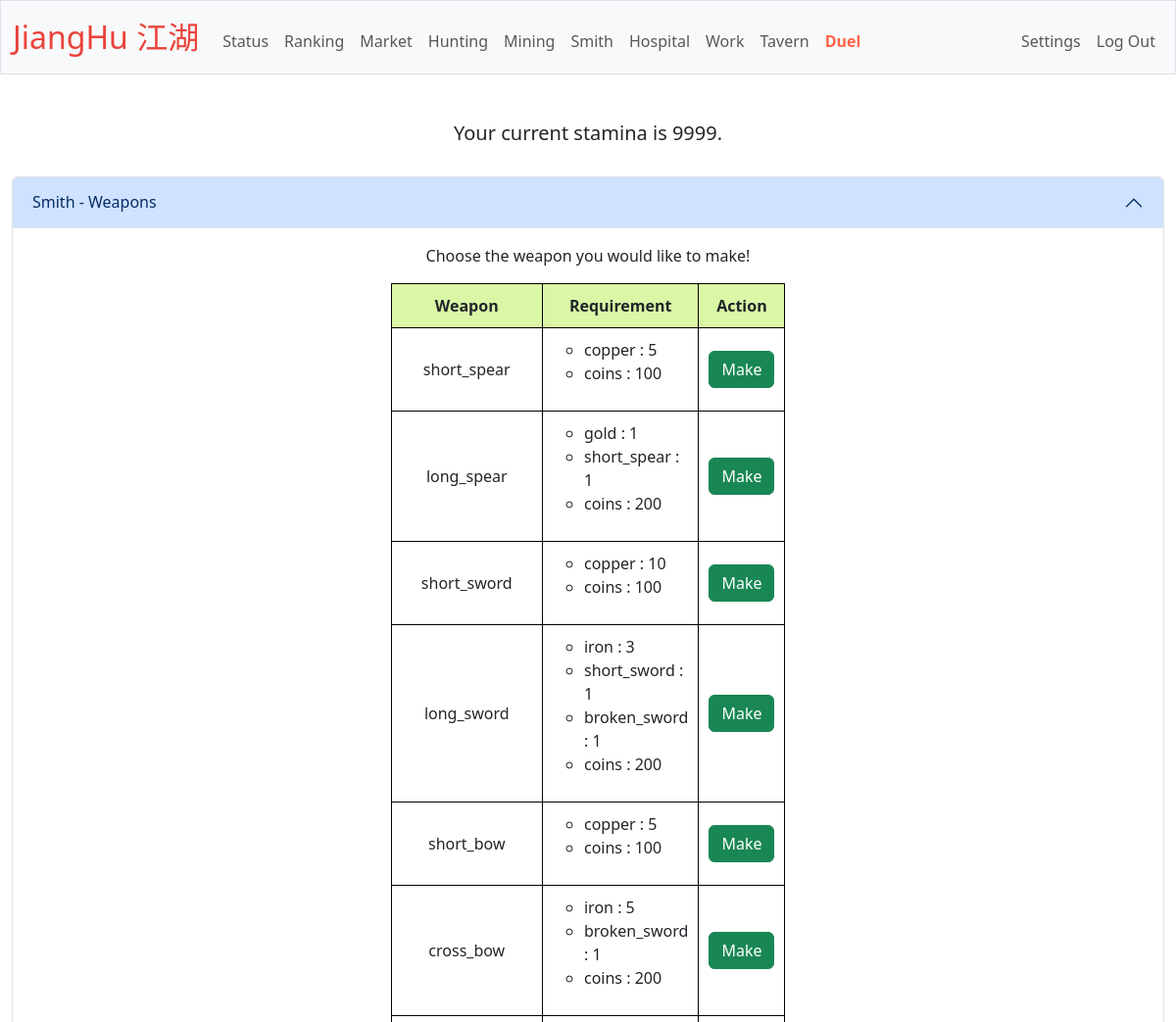
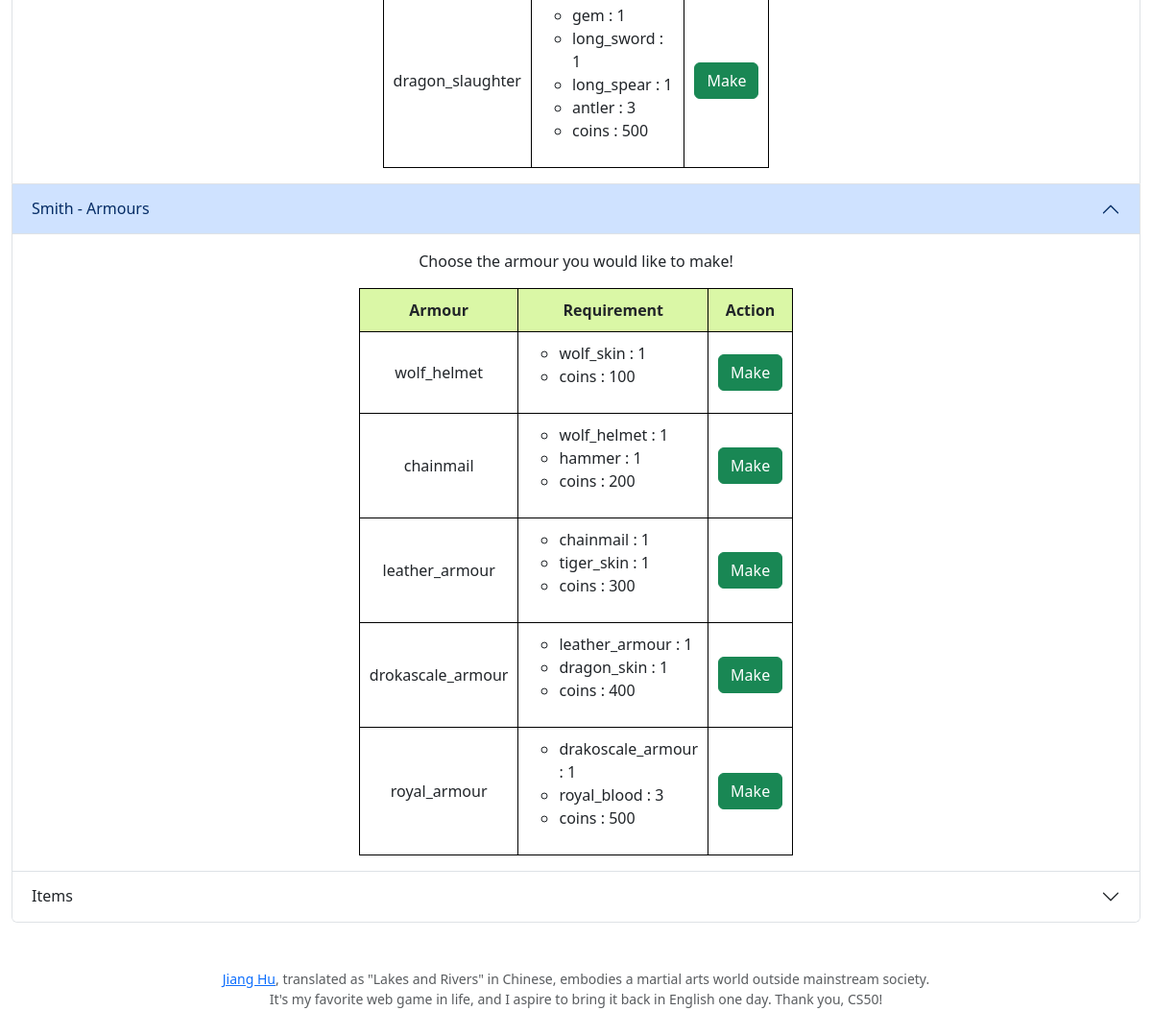
/smith (signed in), run on the app's committed database (2 pictures, top to bottom).
### tables this page shows
CREATE TABLE 'user_status' (
userid INTEGER NOT NULL, 
stamina INTEGER NOT NULL DEFAULT 100,
coins INTEGER NOT NULL DEFAULT 100,
hp INTEGER NOT NULL DEFAULT 100,'attk' INTEGER NOT NULL DEFAULT 1,'def' INTEGER NOT NULL DEFAULT 1,
weapon TEXT,'armour' TEXT, 'exp' INTEGER NOT NULL DEFAULT 0, 'time_in' DATETIME,
FOREIGN KEY (userid) REFERENCES users(id)
);

CREATE TABLE items (
userid INTEGER NOT NULL, 
name TEXT NOT NULL,
category TEXT NOT NULL DEFAULT normal,
quantity INTEGER NOT NULL CHECK (quantity >=0),
FOREIGN KEY (userid) REFERENCES users(id)
);

### app.py (the view)
@app.route("/smith", methods=["GET", "POST"])
@login_required
def smith():
    user_items = db.execute("SELECT name, quantity, category FROM items WHERE userid = ?", session["user_id"])
    profile = db.execute("SELECT stamina, coins FROM user_status WHERE userid = ?", session["user_id"])
    profile = profile[0]
    player_inventory = {}
    for item in user_items:
        player_inventory[item['name']] = item['quantity']
    weapons_file_path = os.path.join(os.getcwd(), "static", "weapons.json")
    armours_file_path = os.path.join(os.getcwd(), "static", "armours.json")
    with open(weapons_file_path, "r") as f:
        smith_weapons = json.load(f)
    with open(armours_file_path, "r") as g:
        smith_armours = json.load(g)
    if request.method == "POST":
        if request.form.get("weapon"):
            weapon_request = request.form.get("weapon")
            weapon_requirements = get_weapon_requirements(weapon_request)
            requirements = separate_coin_requirements(weapon_requirements)
            coins = requirements[1]
            weapon_requirements = requirements[0]
            user_coins = db.execute("SELECT coins FROM user_status WHERE userid = ?", session['user_id'])
            user_coins = user_coins[0]['coins']
            if user_coins < coins:
                return apology("You have not enough coins", 400)
            result = has_sufficient_materials(player_inventory, weapon_requirements)
            if result == False:
                return apology("You have not enough materials to make the weapon!", 400)
            else:
                flash("You just made a weapon!")
                new_coins = db.execute("UPDATE user_status SET coins = coins - ? WHERE userid = ?", coins, session['user_id'])
                for material, quantity in weapon_requirements.items():
                    db.execute("UPDATE items SET quantity = quantity - ? WHERE userid = ? AND name = ?",
                            quantity, session['user_id'], material)
                for item in user_items:
                    if item['name'] == weapon_request:
                        db.execute("UPDATE items SET quantity = quantity + 1 WHERE userid = ? AND name = ?",
                                session['user_id'], weapon_request)
                        return redirect("/")
                db.execute("INSERT INTO items (userid, name, category, quantity) VALUES (?, ?, 'weapon', 1)",
                            session['user_id'], weapon_request)
                return redirect("/")
        elif request.form.get("armour"):
            armour_request = request.form.get("armour")
            armour_requirements = get_armour_requirements(armour_request)
            requirements = separate_coin_requirements(armour_requirements)
            coins = requirements[1]
            armour_requirements = requirements[0]
            user_coins = db.execute("SELECT coins FROM user_status WHERE userid = ?", session['user_id'])
            user_coins = user_coins[0]['coins']
            if user_coins < coins:
                return apology("You have not enough coins", 400)
            result = has_sufficient_materials(player_inventory, armour_requirements)
            if result == False:
                return apology("You have not enough materials to make the weapon!", 400)
            else:
                flash("You just made an armour!")
                new_coins = db.execute("UPDATE user_status SET coins = coins - ? WHERE userid = ?", coins, session['user_id'])
                for material, quantity in armour_requirements.items():
                    db.execute("UPDATE items SET quantity = quantity - ? WHERE userid = ? AND name = ?",
                            quantity, session['user_id'], material)
                for item in user_items:
                    if item['name'] == armour_request:
                        db.execute("UPDATE items SET quantity = quantity + 1 WHERE userid = ? AND name = ?",
                                session['user_id'], weapon_request)
                        return redirect("/")
                db.execute("INSERT INTO items (userid, name, category, quantity) VALUES (?, ?, 'weapon', 1)",
                            session['user_id'], weapon_request)
                return redirect("/")
    else:
        return render_template("smith.html", profile=profile, user_items=user_items, weapons=smith_weapons, armours =smith_armours)

### app.py (called while the page is built)
@app.after_request
def after_request(response):
    response.headers["Cache-Control"] = "no-cache, no-store, must-revalidate"
    response.headers["Expires"] = 0
    response.headers["Pragma"] = "no-cache"
    return response

### helpers.py (called while the page is built)
def login_required(f):
    @wraps(f)
    def decorated_function(*args, **kwargs):
        if session.get("user_id") is None:
            return redirect("/login")
        return f(*args, **kwargs)
    return decorated_function

### templates/smith.html (shortened to what this page needs)
{% extends "layout.html" %}
{% block main %}
    <h5>Your current stamina is {{ profile['stamina'] }}.</h5><br>
        <div class="accordion" id="accordionExample">
            <div class="accordion-item">
              <h2 class="accordion-header">
                <button class="accordion-button" type="button" data-bs-toggle="collapse" data-bs-target="#collapseOne" aria-expanded="true" aria-controls="collapseOne">
                    Smith - Weapons
                </button>
              </h2>
              <div id="collapseOne" class="accordion-collapse collapse show">
                <div class="accordion-body">
                  <div class="container">
                    <p>Choose the weapon you would like to make!</p>
                    <form action="/smith" method="post">
                        <table>
                          <th>Weapon</th>
                          <th>Requirement</th>
                          <th>Action</th>
                          {% for weapon in weapons %}
                              <tr>
                                  <td>{{ weapon['name'] }}</td>
                                  <td>
                                    <ul>
                                      {% for material, quantity in weapon['materials'].items() %}
                                          <li> {{ material }} : {{ quantity }}</li>
                                      {% endfor %}
                                    </ul>
                                  </td>
                                  <td>
                                    <button type="submit" class="btn btn-success" name="weapon" value="{{ weapon['name']}}" onsubmit="return confirmSubmission()">Make</button>
                                  </td>
                              </tr>
                          {% endfor %}
                        </table>
                    </form>
                  </div>
                </div>
              </div>
            </div>
            <div class="accordion-item">
                <h2 class="accordion-header">
                  <button class="accordion-button" type="button" data-bs-toggle="collapse" data-bs-target="#collapseTwo" aria-expanded="false" aria-controls="collapseTwo">
                      Smith - Armours
                  </button>
                </h2>
                <div id="collapseTwo" class="accordion-collapse collapse show">
                  <div class="accordion-body">
                    <div class="container">
                    <p>Choose the armour you would like to make!</p>
                      <form action="/smith" method="post">
                          <table>
                            <th>Armour</th>
                            <th>Requirement</th>
                            <th>Action</th>
                            {% for armour in armours %}
                              <tr>
                                  <td>{{ armour['name'] }}</td>
                                  <td>
                                    <ul>
                                      {% for material, quantity in armour['materials'].items() %}
                                        <li>{{ material }} : {{ quantity }} </li>
                                      {% endfor %}
                                    </ul>
                                  </td>
                                  <td>
                                    <button type="submit" class="btn btn-success" name="armour" value="{{ armour['name']}}" >Make</button>
                                  </td>
                              </tr>
                            {% endfor %}
                          </table>
                      </form>
                    </div>
                  </div>
                </div>
            </div>
            <div class="accordion-item">
              <h2 class="accordion-header">
                <button class="accordion-button collapsed" type="button" data-bs-target="#collapseThree" data-bs-toggle="collapse"  aria-expanded="false" aria-controls="collapseThree">
                  Items
                </button>
              </h2>
            </div>
        </div>
{% endblock %}

### static/styles.css (style rules this page uses)
table { border: 1px solid black; width: 30%; margin: 0 auto; }
th, td { border: 1px solid black; padding: 10px; text-align: center; }
th { background-color: #DAF7A6; }
ul { list-style-type: circle; text-align: left; }

### data on the page
user_status: stamina "9999"
items: name "short_spear", quantity "1"

### other printed values
{{ weapon['name'] }} "short_spear" "long_spear" "short_sword" "long_sword" "short_bow" "cross_bow" "dragon_slaughter"
{{ material }} "copper" "coins" "gold" "coins" "copper" "coins" "iron" "short_sword" "broken_sword" "coins" "copper" "coins" "iron" "broken_sword" "coins" "gem" "long_sword" "long_spear" "antler" "coins"
{{ quantity }} "5" "100" "1" "200" "10" "100" "3" "1" "1" "200" "5" "100" "5" "1" "200" "1" "1" "1" "3" "500"
{{ armour['name'] }} "wolf_helmet" "chainmail" "leather_armour" "drokascale_armour" "royal_armour"
{{ material }} "wolf_skin" "coins" "wolf_helmet" "hammer" "coins" "chainmail" "tiger_skin" "coins" "leather_armour" "dragon_skin" "coins" "drakoscale_armour" "royal_blood" "coins"
{{ quantity }} "1" "100" "1" "1" "200" "1" "1" "300" "1" "1" "400" "1" "3" "500"
